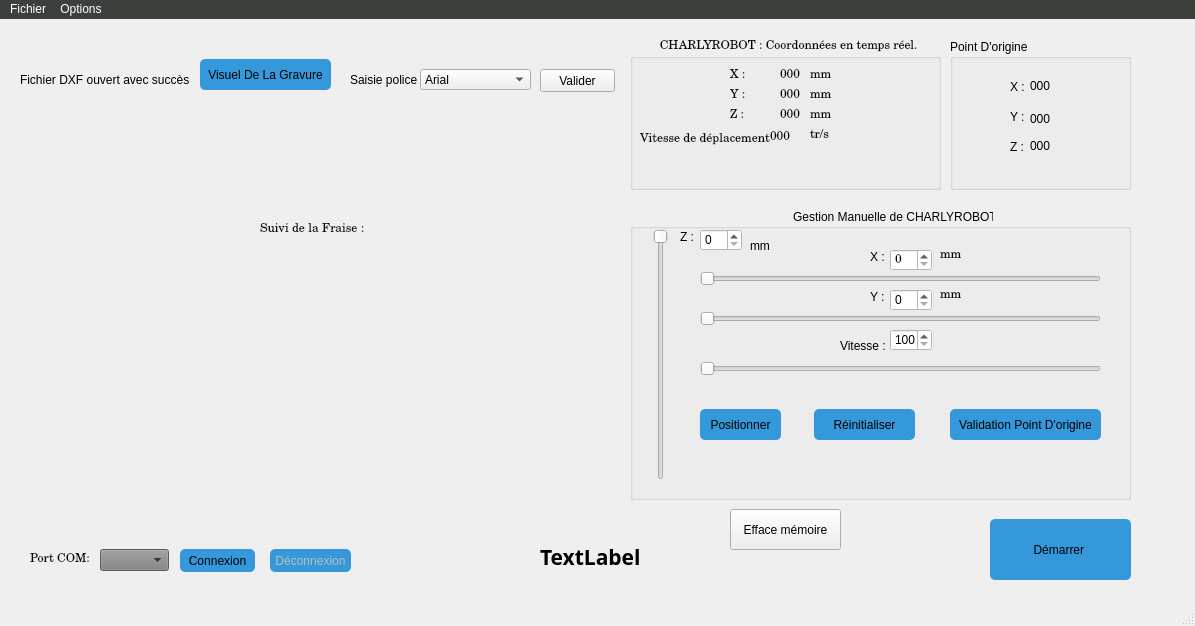
<?xml version="1.0" encoding="UTF-8"?>
<ui version="4.0">
 <class>CharlyRobot</class>
 <widget class="QMainWindow" name="CharlyRobot">
  <property name="geometry">
   <rect>
    <x>0</x>
    <y>0</y>
    <width>1195</width>
    <height>626</height>
   </rect>
  </property>
  <property name="windowTitle">
   <string>CharlyRobot</string>
  </property>
  <property name="styleSheet">
   <string notr="true"/>
  </property>
  <widget class="QWidget" name="centralWidget">
   <widget class="QGroupBox" name="GroupeManu">
    <property name="geometry">
     <rect>
      <x>630</x>
      <y>190</y>
      <width>501</width>
      <height>291</height>
     </rect>
    </property>
    <property name="styleSheet">
     <string notr="true"/>
    </property>
    <property name="title">
     <string>                                                 Gestion Manuelle de CHARLYROBOT :</string>
    </property>
    <widget class="QLabel" name="TexteY_2">
     <property name="geometry">
      <rect>
       <x>240</x>
       <y>80</y>
       <width>31</width>
       <height>16</height>
      </rect>
     </property>
     <property name="text">
      <string>Y :</string>
     </property>
    </widget>
    <widget class="QLabel" name="TexteX_2">
     <property name="geometry">
      <rect>
       <x>240</x>
       <y>40</y>
       <width>31</width>
       <height>16</height>
      </rect>
     </property>
     <property name="text">
      <string>X :</string>
     </property>
    </widget>
    <widget class="QLabel" name="TexteZ_2">
     <property name="geometry">
      <rect>
       <x>50</x>
       <y>20</y>
       <width>31</width>
       <height>16</height>
      </rect>
     </property>
     <property name="text">
      <string>Z :</string>
     </property>
    </widget>
    <widget class="QSlider" name="DeplacementZ_2">
     <property name="geometry">
      <rect>
       <x>20</x>
       <y>20</y>
       <width>21</width>
       <height>251</height>
      </rect>
     </property>
     <property name="styleSheet">
      <string notr="true"/>
     </property>
     <property name="maximum">
      <number>95</number>
     </property>
     <property name="tracking">
      <bool>true</bool>
     </property>
     <property name="orientation">
      <enum>Qt::Vertical</enum>
     </property>
     <property name="invertedAppearance">
      <bool>true</bool>
     </property>
     <property name="invertedControls">
      <bool>false</bool>
     </property>
    </widget>
    <widget class="QSlider" name="DeplacementX_2">
     <property name="geometry">
      <rect>
       <x>70</x>
       <y>60</y>
       <width>401</width>
       <height>20</height>
      </rect>
     </property>
     <property name="styleSheet">
      <string notr="true"/>
     </property>
     <property name="maximum">
      <number>280</number>
     </property>
     <property name="orientation">
      <enum>Qt::Horizontal</enum>
     </property>
    </widget>
    <widget class="QSlider" name="DeplacementY_2">
     <property name="geometry">
      <rect>
       <x>70</x>
       <y>100</y>
       <width>401</width>
       <height>20</height>
      </rect>
     </property>
     <property name="maximum">
      <number>160</number>
     </property>
     <property name="orientation">
      <enum>Qt::Horizontal</enum>
     </property>
    </widget>
    <widget class="QPushButton" name="ButtonPositionner">
     <property name="geometry">
      <rect>
       <x>70</x>
       <y>200</y>
       <width>81</width>
       <height>31</height>
      </rect>
     </property>
     <property name="styleSheet">
      <string notr="true">#ButtonPositionner{
background: rgb(52, 152, 219);
border-radius:5px;
 }
#ButtonPositionner::hover { 
background : rgb(21, 67, 96 );
color:white;
}
</string>
     </property>
     <property name="text">
      <string>Positionner</string>
     </property>
    </widget>
    <widget class="QSpinBox" name="Valeur_Z_2">
     <property name="geometry">
      <rect>
       <x>70</x>
       <y>20</y>
       <width>42</width>
       <height>22</height>
      </rect>
     </property>
     <property name="styleSheet">
      <string notr="true">background:#fff;
color: black;</string>
     </property>
     <property name="maximum">
      <number>100</number>
     </property>
    </widget>
    <widget class="QSpinBox" name="Valeur_X_2">
     <property name="geometry">
      <rect>
       <x>260</x>
       <y>40</y>
       <width>42</width>
       <height>22</height>
      </rect>
     </property>
     <property name="font">
      <font>
       <family>New Century Schoolbook</family>
      </font>
     </property>
     <property name="styleSheet">
      <string notr="true">background:#fff;
color: black;</string>
     </property>
     <property name="maximum">
      <number>280</number>
     </property>
    </widget>
    <widget class="QSpinBox" name="Valeur_Y_2">
     <property name="geometry">
      <rect>
       <x>260</x>
       <y>80</y>
       <width>42</width>
       <height>22</height>
      </rect>
     </property>
     <property name="styleSheet">
      <string notr="true">background:#fff;
color: black;</string>
     </property>
     <property name="maximum">
      <number>300</number>
     </property>
    </widget>
    <widget class="QSlider" name="Changement_Vitesse">
     <property name="geometry">
      <rect>
       <x>70</x>
       <y>150</y>
       <width>401</width>
       <height>20</height>
      </rect>
     </property>
     <property name="minimum">
      <number>1000</number>
     </property>
     <property name="maximum">
      <number>2000</number>
     </property>
     <property name="orientation">
      <enum>Qt::Horizontal</enum>
     </property>
    </widget>
    <widget class="QLabel" name="Texte_Manuelle_Vitesse">
     <property name="geometry">
      <rect>
       <x>210</x>
       <y>130</y>
       <width>47</width>
       <height>13</height>
      </rect>
     </property>
     <property name="styleSheet">
      <string notr="true"/>
     </property>
     <property name="text">
      <string>Vitesse :</string>
     </property>
    </widget>
    <widget class="QLabel" name="mm">
     <property name="geometry">
      <rect>
       <x>310</x>
       <y>40</y>
       <width>47</width>
       <height>13</height>
      </rect>
     </property>
     <property name="font">
      <font>
       <family>New Century Schoolbook</family>
      </font>
     </property>
     <property name="text">
      <string>mm</string>
     </property>
    </widget>
    <widget class="QLabel" name="mm_2">
     <property name="geometry">
      <rect>
       <x>310</x>
       <y>80</y>
       <width>47</width>
       <height>13</height>
      </rect>
     </property>
     <property name="font">
      <font>
       <family>New Century Schoolbook</family>
      </font>
     </property>
     <property name="styleSheet">
      <string notr="true"/>
     </property>
     <property name="text">
      <string>mm</string>
     </property>
    </widget>
    <widget class="QLabel" name="mm_3">
     <property name="geometry">
      <rect>
       <x>120</x>
       <y>30</y>
       <width>47</width>
       <height>13</height>
      </rect>
     </property>
     <property name="text">
      <string>mm</string>
     </property>
    </widget>
    <widget class="QSpinBox" name="Valeur_Manuelle_Vitesse">
     <property name="geometry">
      <rect>
       <x>260</x>
       <y>120</y>
       <width>42</width>
       <height>22</height>
      </rect>
     </property>
     <property name="styleSheet">
      <string notr="true">background:#fff;
color: black;</string>
     </property>
     <property name="minimum">
      <number>1000</number>
     </property>
     <property name="maximum">
      <number>2000</number>
     </property>
    </widget>
    <widget class="QPushButton" name="Valider_Origine">
     <property name="geometry">
      <rect>
       <x>320</x>
       <y>200</y>
       <width>151</width>
       <height>31</height>
      </rect>
     </property>
     <property name="styleSheet">
      <string notr="true">#Valider_Origine{
background: rgb(52, 152, 219);
border-radius:5px;
 }
#Valider_Origine::hover { 
background : rgb(21, 67, 96 );
color:white;
}
</string>
     </property>
     <property name="text">
      <string>Validation Point D'origine</string>
     </property>
    </widget>
    <widget class="QPushButton" name="reset">
     <property name="geometry">
      <rect>
       <x>184</x>
       <y>200</y>
       <width>101</width>
       <height>31</height>
      </rect>
     </property>
     <property name="styleSheet">
      <string notr="true">#reset{
background: rgb(52, 152, 219);
border-radius:5px;
 }
#reset::hover { 
background : rgb(21, 67, 96 );
color:white;
}
</string>
     </property>
     <property name="text">
      <string>Réinitialiser</string>
     </property>
    </widget>
   </widget>
   <widget class="QGroupBox" name="GroupeReel">
    <property name="geometry">
     <rect>
      <x>630</x>
      <y>20</y>
      <width>311</width>
      <height>151</height>
     </rect>
    </property>
    <property name="font">
     <font>
      <family>New Century Schoolbook</family>
     </font>
    </property>
    <property name="title">
     <string>         CHARLYROBOT : Coordonnées en temps réel. </string>
    </property>
    <widget class="QLabel" name="TexteReelX_2">
     <property name="geometry">
      <rect>
       <x>100</x>
       <y>30</y>
       <width>47</width>
       <height>13</height>
      </rect>
     </property>
     <property name="text">
      <string>X :</string>
     </property>
    </widget>
    <widget class="QLabel" name="TexteReelY_2">
     <property name="geometry">
      <rect>
       <x>100</x>
       <y>50</y>
       <width>47</width>
       <height>13</height>
      </rect>
     </property>
     <property name="text">
      <string>Y :</string>
     </property>
    </widget>
    <widget class="QLabel" name="TexteReelZ_2">
     <property name="geometry">
      <rect>
       <x>100</x>
       <y>70</y>
       <width>47</width>
       <height>13</height>
      </rect>
     </property>
     <property name="text">
      <string>Z :</string>
     </property>
    </widget>
    <widget class="QLabel" name="ValeurReelX_2">
     <property name="geometry">
      <rect>
       <x>150</x>
       <y>30</y>
       <width>47</width>
       <height>13</height>
      </rect>
     </property>
     <property name="text">
      <string>000</string>
     </property>
    </widget>
    <widget class="QLabel" name="ValeurReelY_2">
     <property name="geometry">
      <rect>
       <x>150</x>
       <y>50</y>
       <width>47</width>
       <height>13</height>
      </rect>
     </property>
     <property name="text">
      <string>000</string>
     </property>
    </widget>
    <widget class="QLabel" name="ValeurReelZ_2">
     <property name="geometry">
      <rect>
       <x>150</x>
       <y>70</y>
       <width>47</width>
       <height>13</height>
      </rect>
     </property>
     <property name="text">
      <string>000</string>
     </property>
    </widget>
    <widget class="QLabel" name="Valeur_Reel_Vitesse">
     <property name="geometry">
      <rect>
       <x>140</x>
       <y>90</y>
       <width>41</width>
       <height>16</height>
      </rect>
     </property>
     <property name="text">
      <string>000</string>
     </property>
    </widget>
    <widget class="QLabel" name="Texte_Reel_Vitesse">
     <property name="geometry">
      <rect>
       <x>10</x>
       <y>90</y>
       <width>131</width>
       <height>21</height>
      </rect>
     </property>
     <property name="text">
      <string>Vitesse de déplacement :</string>
     </property>
    </widget>
    <widget class="QLabel" name="label_3">
     <property name="geometry">
      <rect>
       <x>180</x>
       <y>30</y>
       <width>47</width>
       <height>13</height>
      </rect>
     </property>
     <property name="text">
      <string>mm</string>
     </property>
    </widget>
    <widget class="QLabel" name="label_4">
     <property name="geometry">
      <rect>
       <x>180</x>
       <y>50</y>
       <width>47</width>
       <height>13</height>
      </rect>
     </property>
     <property name="text">
      <string>mm</string>
     </property>
    </widget>
    <widget class="QLabel" name="label_5">
     <property name="geometry">
      <rect>
       <x>180</x>
       <y>70</y>
       <width>47</width>
       <height>13</height>
      </rect>
     </property>
     <property name="text">
      <string>mm</string>
     </property>
    </widget>
    <widget class="QLabel" name="label_2">
     <property name="geometry">
      <rect>
       <x>180</x>
       <y>90</y>
       <width>47</width>
       <height>13</height>
      </rect>
     </property>
     <property name="text">
      <string>tr/s</string>
     </property>
    </widget>
   </widget>
   <widget class="QPushButton" name="Demarrer">
    <property name="geometry">
     <rect>
      <x>990</x>
      <y>500</y>
      <width>141</width>
      <height>61</height>
     </rect>
    </property>
    <property name="styleSheet">
     <string notr="true">#Demarrer{
background: rgb(52, 152, 219);
border-radius:5px;
	font: 87 9pt &quot;Arial Black&quot;;
 }
#Demarrer::hover { 
background : rgb(21, 67, 96 );
color:white;
}
</string>
    </property>
    <property name="text">
     <string>Démarrer </string>
    </property>
   </widget>
   <widget class="QComboBox" name="listcom">
    <property name="geometry">
     <rect>
      <x>100</x>
      <y>530</y>
      <width>69</width>
      <height>22</height>
     </rect>
    </property>
    <property name="styleSheet">
     <string notr="true">background: grey;</string>
    </property>
   </widget>
   <widget class="QLabel" name="label">
    <property name="geometry">
     <rect>
      <x>30</x>
      <y>530</y>
      <width>61</width>
      <height>20</height>
     </rect>
    </property>
    <property name="font">
     <font>
      <family>New Century Schoolbook</family>
     </font>
    </property>
    <property name="text">
     <string>Port COM: </string>
    </property>
   </widget>
   <widget class="QLabel" name="Texte_FichierDXF">
    <property name="geometry">
     <rect>
      <x>20</x>
      <y>50</y>
      <width>171</width>
      <height>21</height>
     </rect>
    </property>
    <property name="styleSheet">
     <string notr="true">font-family: Arial;
font-size:12px;</string>
    </property>
    <property name="text">
     <string>Fichier DXF ouvert avec succès :</string>
    </property>
   </widget>
   <widget class="QPushButton" name="Boutton_Visuel">
    <property name="geometry">
     <rect>
      <x>200</x>
      <y>40</y>
      <width>131</width>
      <height>31</height>
     </rect>
    </property>
    <property name="styleSheet">
     <string notr="true">
#Boutton_Visuel{
background: rgb(52, 152, 219);
border-radius:5px;
 }
#Boutton_Visuel::hover { 
background : rgb(21, 67, 96 );
color:white;
}

</string>
    </property>
    <property name="text">
     <string>Visuel De La Gravure</string>
    </property>
   </widget>
   <widget class="QLabel" name="label_6">
    <property name="geometry">
     <rect>
      <x>260</x>
      <y>200</y>
      <width>121</width>
      <height>21</height>
     </rect>
    </property>
    <property name="font">
     <font>
      <family>New Century Schoolbook</family>
     </font>
    </property>
    <property name="text">
     <string>Suivi de la Fraise : </string>
    </property>
   </widget>
   <widget class="QPushButton" name="Deconnexion">
    <property name="enabled">
     <bool>false</bool>
    </property>
    <property name="geometry">
     <rect>
      <x>270</x>
      <y>530</y>
      <width>81</width>
      <height>23</height>
     </rect>
    </property>
    <property name="styleSheet">
     <string notr="true">
#Deconnexion{
background: rgb(52, 152, 219);
border-radius:5px;
	font: 9pt &quot;Arial&quot;;
 }


#Deconnexion::hover{ 
background : rgb(21, 67, 96 );
color:white;
}
</string>
    </property>
    <property name="text">
     <string>Déconnexion</string>
    </property>
   </widget>
   <widget class="QPushButton" name="Connexion">
    <property name="geometry">
     <rect>
      <x>180</x>
      <y>530</y>
      <width>75</width>
      <height>23</height>
     </rect>
    </property>
    <property name="styleSheet">
     <string notr="true">
#Connexion{
font: 9pt &quot;Arial&quot;;
background: rgb(52, 152, 219);
border-radius:5px;
 }
#Connexion::hover { 
background : rgb(21, 67, 96 );
color:white;
}

</string>
    </property>
    <property name="text">
     <string>Connexion</string>
    </property>
   </widget>
   <widget class="QLabel" name="state">
    <property name="geometry">
     <rect>
      <x>370</x>
      <y>532</y>
      <width>16</width>
      <height>16</height>
     </rect>
    </property>
    <property name="styleSheet">
     <string notr="true"/>
    </property>
    <property name="text">
     <string/>
    </property>
   </widget>
   <widget class="QGroupBox" name="groupBox">
    <property name="geometry">
     <rect>
      <x>950</x>
      <y>20</y>
      <width>181</width>
      <height>151</height>
     </rect>
    </property>
    <property name="title">
     <string>Point D'origine</string>
    </property>
    <widget class="QLabel" name="X_Origine">
     <property name="geometry">
      <rect>
       <x>60</x>
       <y>40</y>
       <width>21</width>
       <height>16</height>
      </rect>
     </property>
     <property name="text">
      <string>X : </string>
     </property>
    </widget>
    <widget class="QLabel" name="Y_Origine">
     <property name="geometry">
      <rect>
       <x>60</x>
       <y>70</y>
       <width>16</width>
       <height>16</height>
      </rect>
     </property>
     <property name="text">
      <string>Y :</string>
     </property>
    </widget>
    <widget class="QLabel" name="label_8">
     <property name="geometry">
      <rect>
       <x>60</x>
       <y>100</y>
       <width>21</width>
       <height>16</height>
      </rect>
     </property>
     <property name="text">
      <string>Z :</string>
     </property>
    </widget>
    <widget class="QLabel" name="Valeur_X_Origine">
     <property name="geometry">
      <rect>
       <x>80</x>
       <y>40</y>
       <width>47</width>
       <height>13</height>
      </rect>
     </property>
     <property name="text">
      <string>000</string>
     </property>
    </widget>
    <widget class="QLabel" name="Valeur_Y_Origine">
     <property name="geometry">
      <rect>
       <x>80</x>
       <y>70</y>
       <width>47</width>
       <height>20</height>
      </rect>
     </property>
     <property name="text">
      <string>000</string>
     </property>
    </widget>
    <widget class="QLabel" name="Valeur_Z_Origine">
     <property name="geometry">
      <rect>
       <x>80</x>
       <y>100</y>
       <width>47</width>
       <height>13</height>
      </rect>
     </property>
     <property name="text">
      <string>000</string>
     </property>
    </widget>
   </widget>
   <widget class="QPushButton" name="effme">
    <property name="geometry">
     <rect>
      <x>730</x>
      <y>490</y>
      <width>111</width>
      <height>41</height>
     </rect>
    </property>
    <property name="text">
     <string>Efface mémoire</string>
    </property>
   </widget>
   <widget class="QLabel" name="label_7">
    <property name="geometry">
     <rect>
      <x>540</x>
      <y>512</y>
      <width>151</width>
      <height>51</height>
     </rect>
    </property>
    <property name="font">
     <font>
      <family>Berlin Sans FB</family>
      <pointsize>16</pointsize>
      <weight>75</weight>
      <bold>true</bold>
     </font>
    </property>
    <property name="text">
     <string>TextLabel</string>
    </property>
   </widget>
   <widget class="QLabel" name="l_police">
    <property name="enabled">
     <bool>true</bool>
    </property>
    <property name="geometry">
     <rect>
      <x>350</x>
      <y>50</y>
      <width>71</width>
      <height>21</height>
     </rect>
    </property>
    <property name="text">
     <string>Saisie police :</string>
    </property>
   </widget>
   <widget class="QComboBox" name="c_police">
    <property name="geometry">
     <rect>
      <x>420</x>
      <y>50</y>
      <width>111</width>
      <height>21</height>
     </rect>
    </property>
    <item>
     <property name="text">
      <string>Arial</string>
     </property>
    </item>
    <item>
     <property name="text">
      <string>Futura</string>
     </property>
    </item>
    <item>
     <property name="text">
      <string>Blackadder</string>
     </property>
    </item>
    <item>
     <property name="text">
      <string>Tmes New Roman</string>
     </property>
    </item>
    <item>
     <property name="text">
      <string>Verdana</string>
     </property>
    </item>
   </widget>
   <widget class="QPushButton" name="b_police">
    <property name="geometry">
     <rect>
      <x>540</x>
      <y>50</y>
      <width>75</width>
      <height>23</height>
     </rect>
    </property>
    <property name="text">
     <string>Valider</string>
    </property>
   </widget>
  </widget>
  <widget class="QMenuBar" name="menuBar">
   <property name="geometry">
    <rect>
     <x>0</x>
     <y>0</y>
     <width>1195</width>
     <height>21</height>
    </rect>
   </property>
   <property name="styleSheet">
    <string notr="true">#menuBar{
 background:rgb(59, 64, 61  );	
color : white;
   }
#menuBar::item:selected { 
background : rgb(77, 86, 86  );;
color:white;
}

</string>
   </property>
   <widget class="QMenu" name="menuFichier">
    <property name="styleSheet">
     <string notr="true">#menuFichier{
 background:rgb(59, 64, 61  );	
color : white;
border-bottom:2px;
   }
#menuFichier::item:selected { 
background : rgb(77, 86, 86  );;
color:white;
}

</string>
    </property>
    <property name="title">
     <string>Fichier</string>
    </property>
    <addaction name="Ouvrir"/>
   </widget>
   <widget class="QMenu" name="menuOptions">
    <property name="styleSheet">
     <string notr="true">#menuOptions{
 background:rgb(59, 64, 61  );	
color : white;
border-bottom:2px;
   }
#menuOptions::item:selected { 
background : rgb(77, 86, 86  );;
color:white;
}
</string>
    </property>
    <property name="title">
     <string>Options</string>
    </property>
    <addaction name="Plaque"/>
    <addaction name="Fraise"/>
   </widget>
   <addaction name="menuFichier"/>
   <addaction name="menuOptions"/>
  </widget>
  <widget class="QStatusBar" name="statusBar"/>
  <action name="Ouvrir">
   <property name="text">
    <string>Ouvrir</string>
   </property>
  </action>
  <action name="Plaque">
   <property name="text">
    <string>Reglage Plaque</string>
   </property>
  </action>
  <action name="Fraise">
   <property name="text">
    <string>Reglage Fraise</string>
   </property>
  </action>
 </widget>
 <layoutdefault spacing="6" margin="11"/>
 <resources/>
 <connections>
  <connection>
   <sender>DeplacementZ_2</sender>
   <signal>sliderMoved(int)</signal>
   <receiver>Valeur_Z_2</receiver>
   <slot>setValue(int)</slot>
   <hints>
    <hint type="sourcelabel">
     <x>657</x>
     <y>258</y>
    </hint>
    <hint type="destinationlabel">
     <x>713</x>
     <y>241</y>
    </hint>
   </hints>
  </connection>
  <connection>
   <sender>DeplacementX_2</sender>
   <signal>sliderMoved(int)</signal>
   <receiver>Valeur_X_2</receiver>
   <slot>setValue(int)</slot>
   <hints>
    <hint type="sourcelabel">
     <x>907</x>
     <y>278</y>
    </hint>
    <hint type="destinationlabel">
     <x>907</x>
     <y>261</y>
    </hint>
   </hints>
  </connection>
  <connection>
   <sender>DeplacementY_2</sender>
   <signal>sliderMoved(int)</signal>
   <receiver>Valeur_Y_2</receiver>
   <slot>setValue(int)</slot>
   <hints>
    <hint type="sourcelabel">
     <x>851</x>
     <y>319</y>
    </hint>
    <hint type="destinationlabel">
     <x>902</x>
     <y>301</y>
    </hint>
   </hints>
  </connection>
  <connection>
   <sender>Valeur_Z_2</sender>
   <signal>valueChanged(int)</signal>
   <receiver>DeplacementZ_2</receiver>
   <slot>setValue(int)</slot>
   <hints>
    <hint type="sourcelabel">
     <x>723</x>
     <y>241</y>
    </hint>
    <hint type="destinationlabel">
     <x>663</x>
     <y>277</y>
    </hint>
   </hints>
  </connection>
  <connection>
   <sender>Valeur_X_2</sender>
   <signal>valueChanged(int)</signal>
   <receiver>DeplacementX_2</receiver>
   <slot>setValue(int)</slot>
   <hints>
    <hint type="sourcelabel">
     <x>910</x>
     <y>261</y>
    </hint>
    <hint type="destinationlabel">
     <x>958</x>
     <y>279</y>
    </hint>
   </hints>
  </connection>
  <connection>
   <sender>Valeur_Y_2</sender>
   <signal>valueChanged(int)</signal>
   <receiver>DeplacementY_2</receiver>
   <slot>setValue(int)</slot>
   <hints>
    <hint type="sourcelabel">
     <x>921</x>
     <y>298</y>
    </hint>
    <hint type="destinationlabel">
     <x>969</x>
     <y>319</y>
    </hint>
   </hints>
  </connection>
  <connection>
   <sender>DeplacementZ_2</sender>
   <signal>valueChanged(int)</signal>
   <receiver>Valeur_Z_2</receiver>
   <slot>setValue(int)</slot>
   <hints>
    <hint type="sourcelabel">
     <x>669</x>
     <y>322</y>
    </hint>
    <hint type="destinationlabel">
     <x>733</x>
     <y>241</y>
    </hint>
   </hints>
  </connection>
  <connection>
   <sender>DeplacementX_2</sender>
   <signal>valueChanged(int)</signal>
   <receiver>Valeur_X_2</receiver>
   <slot>setValue(int)</slot>
   <hints>
    <hint type="sourcelabel">
     <x>850</x>
     <y>279</y>
    </hint>
    <hint type="destinationlabel">
     <x>906</x>
     <y>261</y>
    </hint>
   </hints>
  </connection>
  <connection>
   <sender>DeplacementY_2</sender>
   <signal>valueChanged(int)</signal>
   <receiver>Valeur_Y_2</receiver>
   <slot>setValue(int)</slot>
   <hints>
    <hint type="sourcelabel">
     <x>830</x>
     <y>319</y>
    </hint>
    <hint type="destinationlabel">
     <x>893</x>
     <y>301</y>
    </hint>
   </hints>
  </connection>
  <connection>
   <sender>Changement_Vitesse</sender>
   <signal>sliderMoved(int)</signal>
   <receiver>Valeur_Manuelle_Vitesse</receiver>
   <slot>setValue(int)</slot>
   <hints>
    <hint type="sourcelabel">
     <x>943</x>
     <y>368</y>
    </hint>
    <hint type="destinationlabel">
     <x>900</x>
     <y>341</y>
    </hint>
   </hints>
  </connection>
  <connection>
   <sender>Valeur_Manuelle_Vitesse</sender>
   <signal>valueChanged(int)</signal>
   <receiver>Changement_Vitesse</receiver>
   <slot>setValue(int)</slot>
   <hints>
    <hint type="sourcelabel">
     <x>896</x>
     <y>337</y>
    </hint>
    <hint type="destinationlabel">
     <x>978</x>
     <y>369</y>
    </hint>
   </hints>
  </connection>
  <connection>
   <sender>Changement_Vitesse</sender>
   <signal>valueChanged(int)</signal>
   <receiver>Valeur_Manuelle_Vitesse</receiver>
   <slot>setValue(int)</slot>
   <hints>
    <hint type="sourcelabel">
     <x>997</x>
     <y>350</y>
    </hint>
    <hint type="destinationlabel">
     <x>923</x>
     <y>334</y>
    </hint>
   </hints>
  </connection>
 </connections>
</ui>
